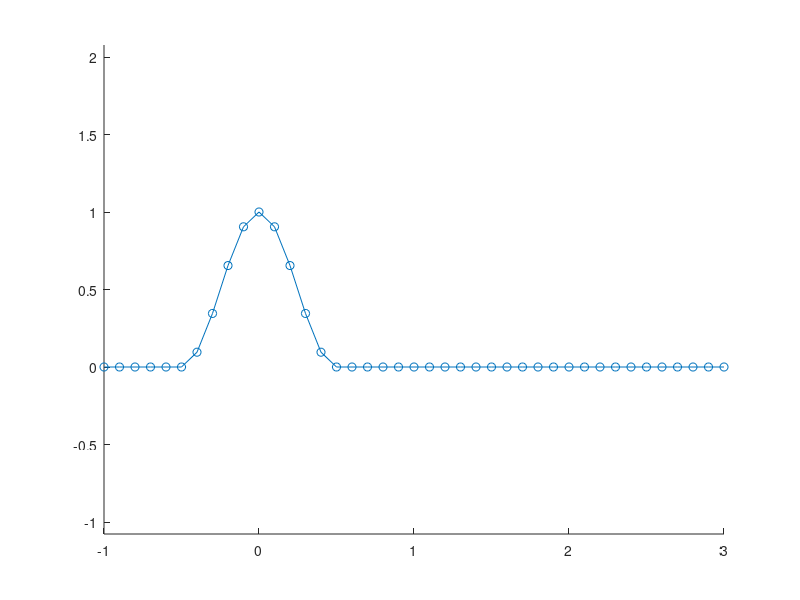

Write the MATLAB code that produced this figure. (Note: this script raises an error after producing the figure.)
% This is a program solving exercise1_3_1

%% initialize the wave
clc, clear
% Define spatial domains and time parameters
h_values = [1/10, 1/20, 1/40];
t_final = 2.4;
    
speed = 1;
h = h_values(1);
x = -1:h:3;
k = 0.8 * h;  % Calculating time-step based on lambda
t = 0:k:t_final;
x_standard = -1:0.01:3; % this is used to draw the original function u0 for contrast in figure 3

% Initialize u with initial condition
u0 = zeros(size(x));
u0(abs(x) <= 0.5) = cos(pi * x(abs(x) <= 0.5)).^2;
u0(abs(u0) < 1e-8) = 0;
u0_standard = zeros(size(x_standard));

figure(1)
clf
hold on
axis equal
plot(x, u0, 'o-');

u = zeros(length(t), length(x));
u(1, :) = u0; % initial condition
u(:, 1) = 0; % boundary condition


% Call scheme_function for the chosen scheme_index
% scheme 1: Forward-time forward-space
% scheme 2: Forward-time backward-space
% scheme 3: Forward-time central-space
% scheme 4: leapfrog
% scheme 5: Lax-Friedrichs

scheme_index = 3; % different schemes as needed
u = scheme_compute(scheme_index, u, speed, 0.8);

%% Create a 3D surface plot of the solution
figure(2)
clf
axis equal
hold on
for i = 1:length(t)
    plot3(x, t(i)*ones(length(x), 1), u(i, :), 'bo', 'LineWidth', 1.5)
end

title(['3D Surface Plot for h = ', num2str(h)]);
xlabel('Space (x)');
ylabel('Time (t)');
zlabel('Amplitude');
view([-34 27]);

%% Plot 2D slice at given t
specified_time = 2.0; % Example, change as needed
[~, time_index] = min(abs(t - specified_time));
figure(3)
clf
hold on
tmp = x_standard - speed*specified_time;
u0_standard(abs(tmp) <= 0.5) = cos(pi * tmp(abs(tmp) <= 0.5)).^2;
plot(x_standard, u0_standard, '-b', 'LineWidth', 2);
plot(x, u(time_index, :), 'or', 'LineWidth', 1.5);
xlabel('Space (x)');
ylabel(['u(t=', num2str(t(time_index)), ',x)']);
title(['Solution at t = ', num2str(t(time_index)), ' for h = ', num2str(h)]);
grid on;

